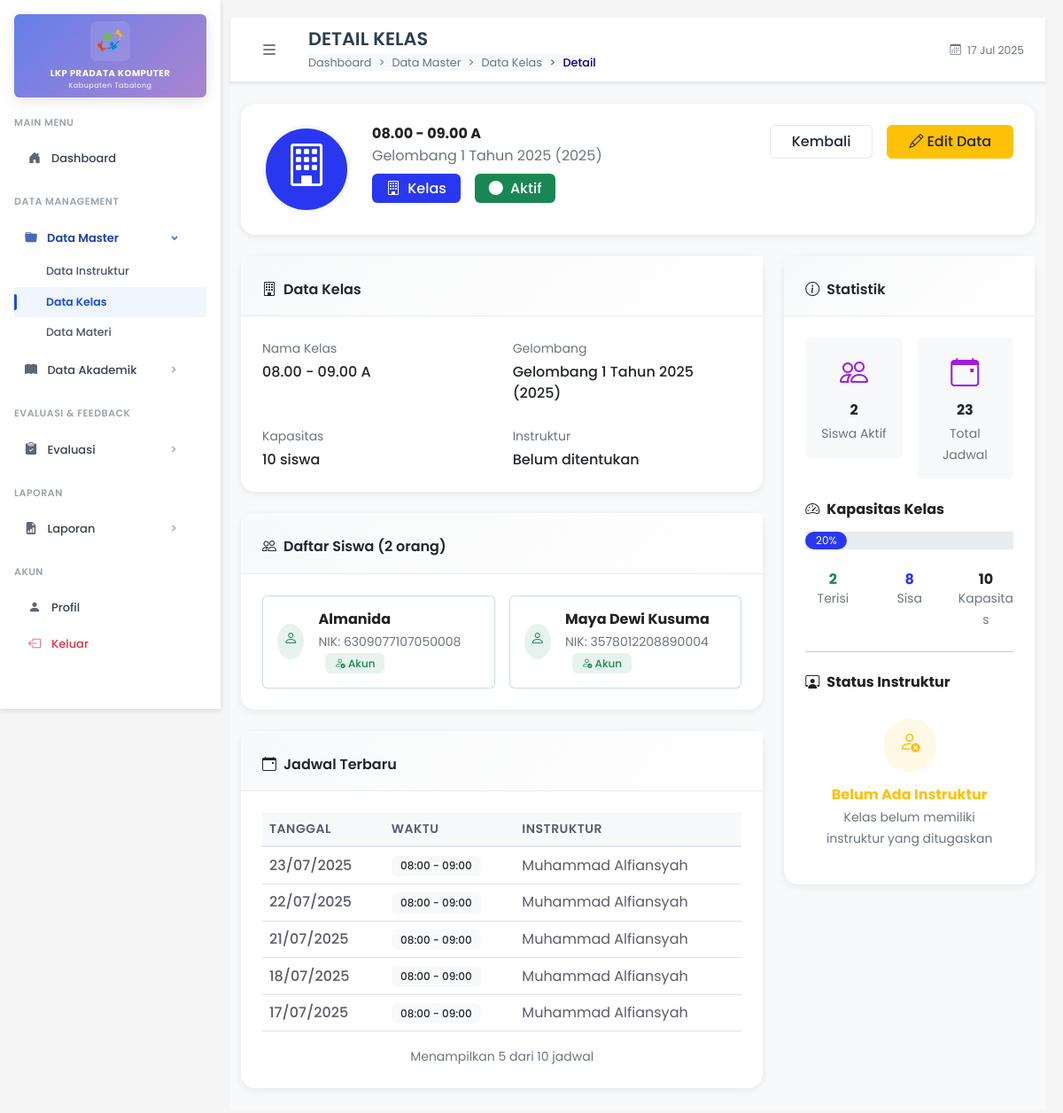
Before: /pages/admin/kelas/detail.php?id=1 (signed in) with the older database file.
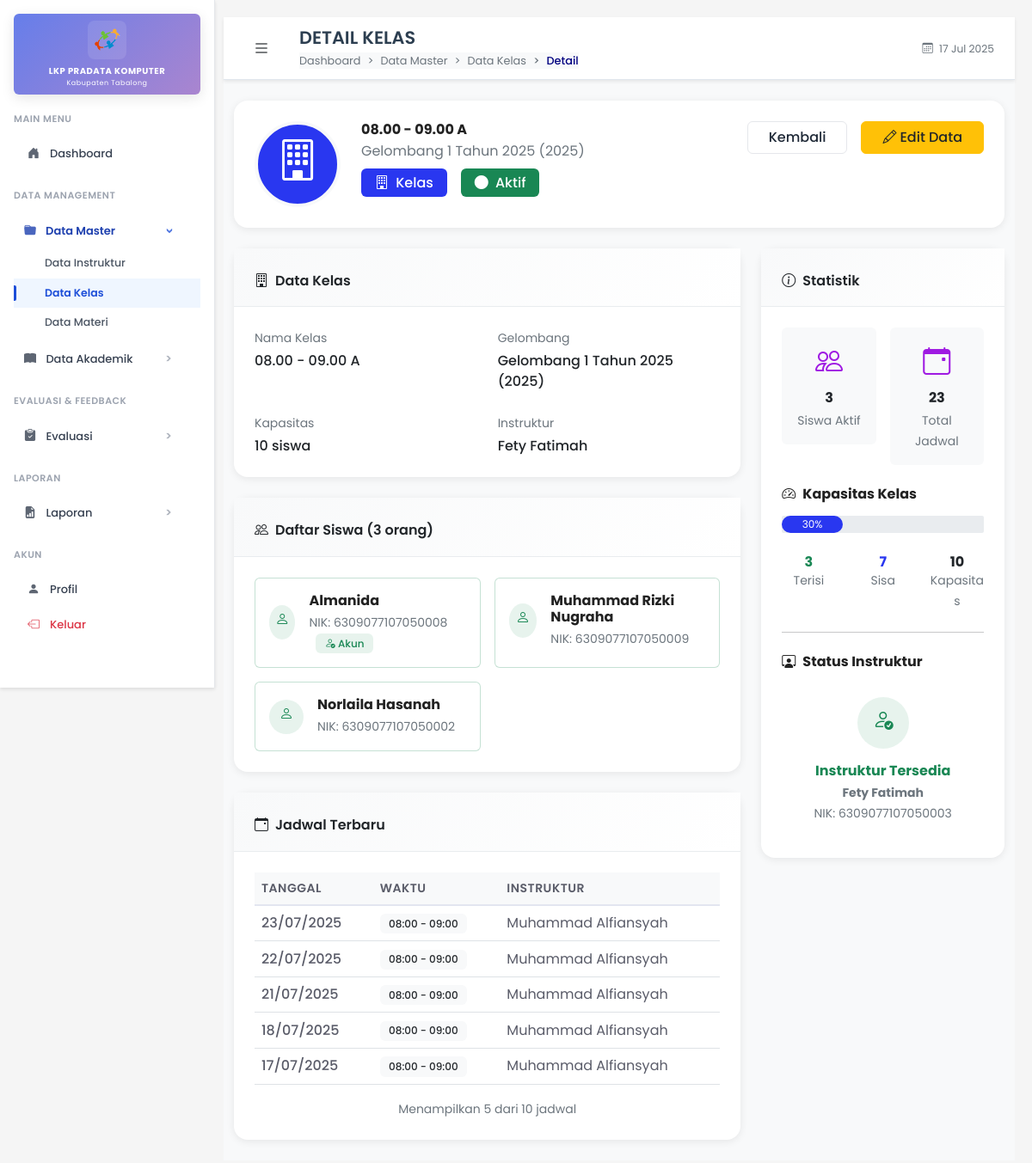
After: the same page with the newer database file.
### tables this page shows
CREATE TABLE `siswa` (
  `id_siswa` int(11) NOT NULL,
  `id_user` int(11) DEFAULT NULL,
  `id_kelas` int(11) DEFAULT NULL,
  `nik` varchar(16) DEFAULT NULL,
  `nama` varchar(100) DEFAULT NULL,
  `tempat_lahir` varchar(50) DEFAULT NULL,
  `tanggal_lahir` date DEFAULT NULL,
  `jenis_kelamin` enum('Laki-Laki','Perempuan') DEFAULT NULL,
  `pendidikan_terakhir` enum('SD','SLTP','SLTA','D1','D2','S1','S2','S3') DEFAULT NULL,
  `no_hp` varchar(20) DEFAULT NULL,
  `email` varchar(100) DEFAULT NULL,
  `alamat_lengkap` text DEFAULT NULL,
  `pas_foto` varchar(255) DEFAULT NULL,
  `ktp` varchar(255) DEFAULT NULL,
  `kk` varchar(255) DEFAULT NULL,
  `ijazah` varchar(255) DEFAULT NULL,
  `status_aktif` enum('aktif','nonaktif') DEFAULT NULL
);

CREATE TABLE `jadwal` (
  `id_jadwal` int(11) NOT NULL,
  `id_kelas` int(11) DEFAULT NULL,
  `id_instruktur` int(11) DEFAULT NULL,
  `tanggal` date DEFAULT NULL,
  `waktu_mulai` time DEFAULT NULL,
  `waktu_selesai` time DEFAULT NULL
);

CREATE TABLE `instruktur` (
  `id_instruktur` int(11) NOT NULL,
  `id_user` int(11) DEFAULT NULL,
  `nik` varchar(16) DEFAULT NULL,
  `nama` varchar(100) DEFAULT NULL,
  `jenis_kelamin` enum('Laki-Laki','Perempuan') DEFAULT NULL,
  `angkatan` varchar(100) DEFAULT NULL,
  `status_aktif` enum('aktif','nonaktif') DEFAULT 'aktif',
  `pas_foto` varchar(255) DEFAULT NULL,
  `email` varchar(100) DEFAULT NULL
);

CREATE TABLE `kelas` (
  `id_kelas` int(11) NOT NULL,
  `nama_kelas` varchar(50) NOT NULL,
  `id_gelombang` int(11) NOT NULL,
  `kapasitas` int(11) DEFAULT NULL,
  `id_instruktur` int(11) DEFAULT NULL
);

CREATE TABLE `gelombang` (
  `id_gelombang` int(11) NOT NULL,
  `tahun` year(4) NOT NULL,
  `gelombang_ke` int(11) NOT NULL,
  `nama_gelombang` varchar(100) DEFAULT NULL,
  `status` enum('aktif','selesai','dibuka') DEFAULT 'dibuka'
);

### pages/admin/kelas/detail.php (the view, shortened to what the changed rows need)
<?php
include '../../../includes/db.php';
$id_kelas = (int)$_GET['id'];
$query = "SELECT k.*, g.nama_gelombang, g.tahun, g.status as status_gelombang,
          i.nama as nama_instruktur, i.nik as nik_instruktur,
          COUNT(DISTINCT s.id_siswa) as total_siswa
          FROM kelas k
          LEFT JOIN gelombang g ON k.id_gelombang = g.id_gelombang
          LEFT JOIN instruktur i ON k.id_instruktur = i.id_instruktur
          LEFT JOIN siswa s ON k.id_kelas = s.id_kelas
          WHERE k.id_kelas = ?
          GROUP BY k.id_kelas";
$stmt = mysqli_prepare($conn, $query);
mysqli_stmt_bind_param($stmt, "i", $id_kelas);
mysqli_stmt_execute($stmt);
$result = mysqli_stmt_get_result($stmt);
$kelas = mysqli_fetch_assoc($result);
$siswaQuery = "SELECT s.*, u.username
               FROM siswa s
               LEFT JOIN user u ON s.id_user = u.id_user
               WHERE s.id_kelas = ?
               ORDER BY s.nama ASC";
$siswaStmt = mysqli_prepare($conn, $siswaQuery);
mysqli_stmt_bind_param($siswaStmt, "i", $id_kelas);
mysqli_stmt_execute($siswaStmt);
$siswaResult = mysqli_stmt_get_result($siswaStmt);
$siswa_list = [];
while ($siswa = mysqli_fetch_assoc($siswaResult)) {
    $siswa_list[] = $siswa;
}
$sisa_kapasitas = $kelas['kapasitas'] - $kelas['total_siswa'];
$persentase_terisi = $kelas['kapasitas'] > 0 ? round(($kelas['total_siswa'] / $kelas['kapasitas']) * 100) : 0;
$jadwalQuery = "SELECT j.*, i.nama as nama_instruktur_jadwal,
                DATE_FORMAT(j.tanggal, '%d/%m/%Y') as tanggal_formatted,
                TIME_FORMAT(j.waktu_mulai, '%H:%i') as waktu_mulai_formatted,
                TIME_FORMAT(j.waktu_selesai, '%H:%i') as waktu_selesai_formatted
                FROM jadwal j
                LEFT JOIN instruktur i ON j.id_instruktur = i.id_instruktur
                WHERE j.id_kelas = ?
                ORDER BY j.tanggal DESC, j.waktu_mulai ASC
                LIMIT 10";
$jadwalStmt = mysqli_prepare($conn, $jadwalQuery);
mysqli_stmt_bind_param($jadwalStmt, "i", $id_kelas);
mysqli_stmt_execute($jadwalStmt);
$jadwalResult = mysqli_stmt_get_result($jadwalStmt);
$jadwal_list = [];
while ($jadwal = mysqli_fetch_assoc($jadwalResult)) {
    $jadwal_list[] = $jadwal;
}
?>
<!DOCTYPE html>
<html lang="id">
<head>
  <link rel="stylesheet" href="../../../assets/css/bootstrap.min.css" />
  <link rel="stylesheet" href="../../../assets/css/bootstrap-icons.css" />
  <link rel="stylesheet" href="../../../assets/css/fonts.css" />
  <link rel="stylesheet" href="../../../assets/css/styles.css" />
</head>
<body>
<div class="d-flex">
  <div class="flex-fill main-content">
    <nav class="top-navbar">
      <div class="container-fluid px-3 px-md-4">
        <div class="d-flex align-items-center">
          <div class="d-flex align-items-center flex-grow-1">
            <div class="page-info">
              <h2 class="page-title mb-1">DETAIL KELAS</h2>
            </div>
          </div>
        </div>
      </div>
    </nav>
    <div class="container-fluid mt-4">
      <div class="card content-card mb-4">
        <div class="card-body p-4">
          <div class="row align-items-start">
            <div class="col">
              <div class="d-flex justify-content-between align-items-start">
                <div>
                  <h3 class="mb-1 fw-bold"><?= htmlspecialchars($kelas['nama_kelas']) ?></h3>
                  <p class="text-muted mb-2">
                    <?= htmlspecialchars($kelas['nama_gelombang']) ?>
                    <?= $kelas['tahun'] ? '(' . htmlspecialchars($kelas['tahun']) . ')' : '' ?>
                  </p>
                  <div class="d-flex gap-3">
                    <span class="badge bg-primary fs-6 px-3 py-2">
                      <i class="bi bi-building me-1"></i>
                      Kelas
                    </span>
                    <span class="badge bg-<?= $kelas['status_gelombang'] == 'aktif' ? 'success' : ($kelas['status_gelombang'] == 'dibuka' ? 'warning' : 'secondary') ?> fs-6 px-3 py-2">
                      <i class="bi bi-circle-fill me-1"></i>
                      <?= ucfirst(htmlspecialchars($kelas['status_gelombang'])) ?>
                    </span>
                  </div>
                </div>
              </div>
            </div>
          </div>
        </div>
      </div>
      <div class="row">
        <div class="col-lg-8">
          <div class="card content-card mb-4">
            <div class="card-body">
              <div class="row g-4">
                <div class="col-md-6">
                  <div class="info-item">
                    <label class="form-label small text-muted mb-1">Nama Kelas</label>
                    <div class="fw-medium"><?= htmlspecialchars($kelas['nama_kelas']) ?></div>
                  </div>
                </div>
                <div class="col-md-6">
                  <div class="info-item">
                    <label class="form-label small text-muted mb-1">Gelombang</label>
                    <div class="fw-medium">
                      <?= htmlspecialchars($kelas['nama_gelombang']) ?>
                      <?= $kelas['tahun'] ? ' (' . htmlspecialchars($kelas['tahun']) . ')' : '' ?>
                    </div>
                  </div>
                </div>
                <div class="col-md-6">
                  <div class="info-item">
                    <label class="form-label small text-muted mb-1">Kapasitas</label>
                    <div class="fw-medium"><?= $kelas['kapasitas'] ?> siswa</div>
                  </div>
                </div>
                <div class="col-md-6">
                  <div class="info-item">
                    <label class="form-label small text-muted mb-1">Instruktur</label>
                    <div class="fw-medium">
                      <?= $kelas['nama_instruktur'] ? htmlspecialchars($kelas['nama_instruktur']) : 'Belum ditentukan' ?>
                    </div>
                  </div>
                </div>
              </div>
            </div>
          </div>
          <div class="card content-card mb-4">
            <div class="section-header">
              <h5 class="mb-0 text-dark">
                <i class="bi bi-people me-2"></i>Daftar Siswa (<?= $kelas['total_siswa'] ?> orang)
              </h5>
            </div>
            <div class="card-body">
              <?php if(!empty($siswa_list)): ?>
                <div class="row g-3">
                  <?php foreach($siswa_list as $siswa): ?>
                    <div class="col-md-6">
                      <div class="card border border-success border-opacity-25 h-100">
                        <div class="card-body p-3">
                          <div class="d-flex align-items-center">
                            <div class="bg-success bg-opacity-10 rounded-circle d-flex align-items-center justify-content-center me-3" style="width: 40px; height: 40px;">
                              <i class="bi bi-person text-success"></i>
                            </div>
                            <div class="flex-grow-1">
                              <h6 class="mb-1 fw-bold"><?= htmlspecialchars($siswa['nama']) ?></h6>
                              <small class="text-muted">
                                NIK: <?= htmlspecialchars($siswa['nik'] ?? '-') ?>
                                <?php if($siswa['username']): ?>
                                  <span class="badge bg-success bg-opacity-10 text-success ms-2">
                                    <i class="bi bi-person-check"></i> Akun
                                  </span>
                                <?php endif; ?>
                              </small>
                            </div>
                          </div>
                        </div>
                      </div>
                    </div>
                  <?php endforeach; ?>
                </div>
              <?php endif; ?>
            </div>
          </div>
          <div class="card content-card mb-4">
            <div class="card-body">
              <?php if(!empty($jadwal_list)): ?>
                <div class="table-responsive">
                  <table class="table table-hover">
                    <thead class="table-light">
                      <tr>
                        <th>Tanggal</th>
                        <th>Waktu</th>
                        <th>Instruktur</th>
                      </tr>
                    </thead>
                    <tbody>
                      <?php foreach(array_slice($jadwal_list, 0, 5) as $jadwal): ?>
                        <tr>
                          <td class="fw-medium"><?= $jadwal['tanggal_formatted'] ?></td>
                          <td>
                            <span class="badge bg-light text-dark">
                              <?= $jadwal['waktu_mulai_formatted'] ?> - <?= $jadwal['waktu_selesai_formatted'] ?>
                            </span>
                          </td>
                          <td><?= htmlspecialchars($jadwal['nama_instruktur_jadwal'] ?? 'Belum ditentukan') ?></td>
                        </tr>
                      <?php endforeach; ?>
                    </tbody>
                  </table>
                </div>
              <?php endif; ?>
            </div>
          </div>
        </div>
        <div class="col-lg-4">
          <div class="card content-card">
            <div class="card-body">
              <div class="row g-3 text-center mb-4">
                <div class="col-6">
                  <div class="p-3 bg-light rounded">
                    <i class="bi bi-people text-secondary fs-2 mb-2 d-block"></i>
                    <h4 class="mb-1 fw-bold text-dark"><?= $kelas['total_siswa'] ?></h4>
                    <small class="text-muted">Siswa Aktif</small>
                  </div>
                </div>
              </div>
              <div class="mb-4">
                <div class="text-center">
                  <div class="progress mb-3" style="height: 20px;">
                    <div class="progress-bar bg-<?= $persentase_terisi >= 100 ? 'danger' : ($persentase_terisi >= 80 ? 'warning' : 'primary') ?>"
                         role="progressbar"
                         style="width: <?= $persentase_terisi ?>%"
                         aria-valuenow="<?= $persentase_terisi ?>"
                         aria-valuemin="0"
                         aria-valuemax="100">
                      <?= $persentase_terisi ?>%
                    </div>
                  </div>
                  <div class="row text-center">
                    <div class="col-4">
                      <h5 class="mb-0 fw-bold text-success"><?= $kelas['total_siswa'] ?></h5>
                      <small class="text-muted">Terisi</small>
                    </div>
                    <div class="col-4">
                      <h5 class="mb-0 fw-bold text-<?= $sisa_kapasitas <= 0 ? 'danger' : 'primary' ?>"><?= max(0, $sisa_kapasitas) ?></h5>
                      <small class="text-muted">Sisa</small>
                    </div>
                    <div class="col-4">
                      <h5 class="mb-0 fw-bold text-dark"><?= $kelas['kapasitas'] ?></h5>
                      <small class="text-muted">Kapasitas</small>
                    </div>
                  </div>
                </div>
              </div>
              <div>
                <?php if($kelas['nama_instruktur']): ?>
                  <div class="text-center p-3">
                    <div class="bg-success bg-opacity-10 rounded-circle d-inline-flex align-items-center justify-content-center mb-3" style="width: 60px; height: 60px;">
                      <i class="bi bi-person-check text-success fs-4"></i>
                    </div>
                    <h6 class="fw-bold mb-1 text-success">Instruktur Tersedia</h6>
                    <small class="text-muted">
                      <strong><?= htmlspecialchars($kelas['nama_instruktur']) ?></strong>
                    </small>
                    <?php if($kelas['nik_instruktur']): ?>
                      <br><small class="text-muted">NIK: <?= htmlspecialchars($kelas['nik_instruktur']) ?></small>
                    <?php endif; ?>
                  </div>
                <?php else: ?>
                  <div class="text-center p-3">
                    <div class="bg-warning bg-opacity-10 rounded-circle d-inline-flex align-items-center justify-content-center mb-3" style="width: 60px; height: 60px;">
                      <i class="bi bi-person-x text-warning fs-4"></i>
                    </div>
                    <h6 class="fw-bold mb-1 text-warning">Belum Ada Instruktur</h6>
                    <small class="text-muted">Kelas belum memiliki instruktur yang ditugaskan</small>
                  </div>
                <?php endif; ?>
              </div>
            </div>
          </div>
        </div>
      </div>
    </div>
  </div>
</div>
</body>
</html>

Changed rows visible on the page:
removed siswa: nama "Maya Dewi Kusuma", nik "3578012208890004", shows "Akun"
changed kelas "Aktif": id_instruktur.nama (not shown) → "Fety Fatimah"; id_instruktur.nik (not shown) → "6309077107050003"
now on this page (row edited): siswa: nama "Muhammad Rizki Nugraha", nik "6309077107050009"
now on this page (row edited): siswa: nama "Norlaila Hasanah", nik "6309077107050002"
Other visible differences:
$kelas['total_siswa']: "2" → "3"
$persentase_terisi: 20 → 30 (drawn)
$persentase_terisi: "20" → "30"
max(0, $sisa_kapasitas): "8" → "7"
text no longer shown: "Belum ditentukan Belum Ada Instruktur Kelas belum memiliki instruktur yang ditugaskan"
text now shown: "Instruktur Tersedia NIK:"
